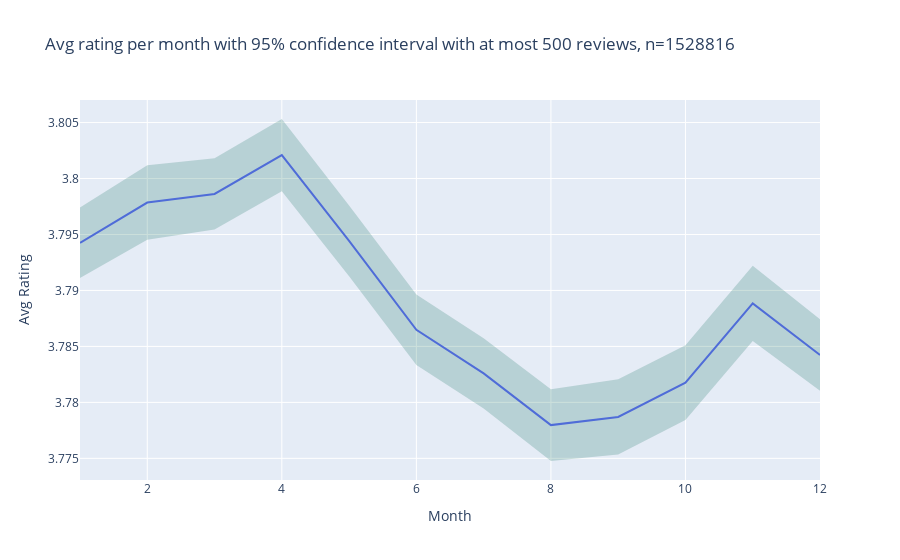

This figure's notebook cell:
### Code cell
# residual
residual_df = reviews_df[~reviews_df["beer_id"].isin(ids)]
monthly_avg_ci_fig(residual_df, f'Avg rating per month with 95% confidence interval with at most {CUTOFF} reviews, n={residual_df.shape[0]}')

### Figure 1 — Plotly figure (JSON) as saved in the notebook; plotly's stock layout.template omitted (floating-point values rounded to 4 significant figures)
{"data": [{"hovertemplate": "Month=%{x}<br>Avg Rating=%{y}<extra></extra>", "legendgroup": "", "line": {"color": "#636efa", "dash": "solid"}, "marker": {"symbol": "circle"}, "mode": "lines", "name": "", "orientation": "v", "showlegend": false, "type": "scatter", "x": [1, 2, 3, 4, 5, 6, 7, 8, 9, 10, 11, 12], "xaxis": "x", "y": [3.794, 3.798, 3.799, 3.802, 3.794, 3.786, 3.783, 3.778, 3.779, 3.782, 3.789, 3.784], "yaxis": "y"}, {"fill": "toself", "fillcolor": "rgba(0,100,80,0.2)", "hoverinfo": "skip", "line": {"color": "rgba(255,255,255,0)"}, "showlegend": false, "type": "scatter", "x": [1, 2, 3, 4, 5, 6, 7, 8, 9, 10, 11, 12, 12, 11, 10, 9, 8, 7, 6, 5, 4, 3, 2, 1], "y": [3.797, 3.801, 3.802, 3.805, 3.798, 3.79, 3.786, 3.781, 3.782, 3.785, 3.792, 3.787, 3.781, 3.785, 3.778, 3.775, 3.775, 3.779, 3.783, 3.791, 3.799, 3.795, 3.795, 3.791]}], "layout": {"legend": {"tracegroupgap": 0}, "title": {"text": "Avg rating per month with 95% confidence interval with at most 500 reviews, n=1528816"}, "xaxis": {"anchor": "y", "domain": [0, 1], "title": {"text": "Month"}}, "yaxis": {"anchor": "x", "domain": [0, 1], "title": {"text": "Avg Rating"}}}}
